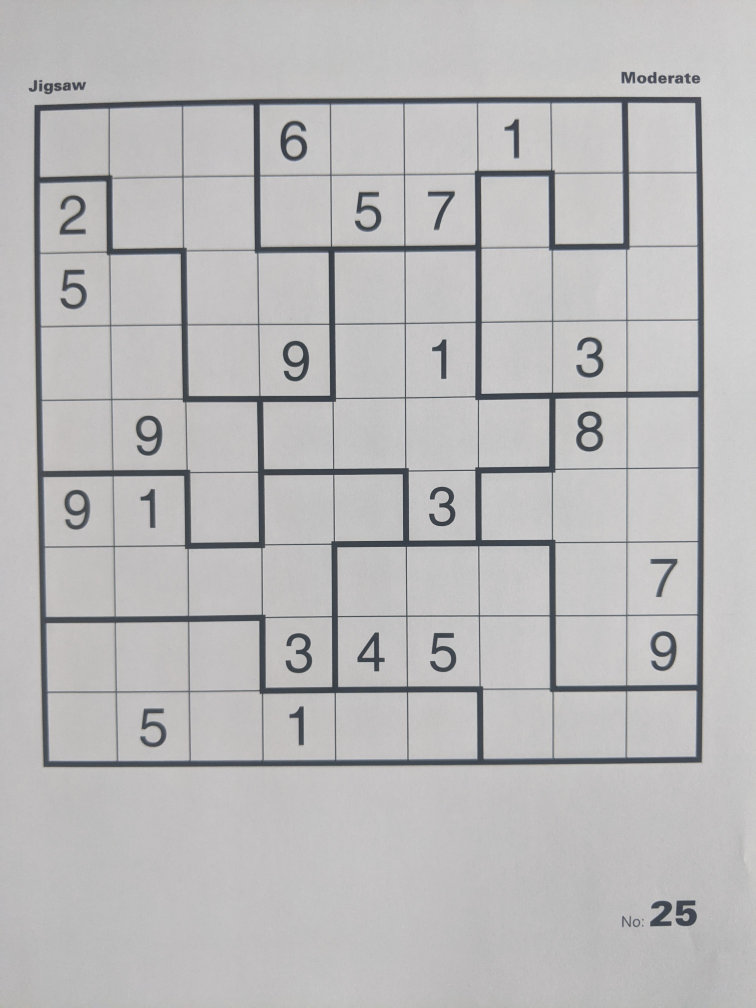
#> input picture evaluare/fake_test/jigsaw/01.jpg, 3024 x 4032 px (shown at 1/4 size); its folder holds only this picture in this run
$ python -i utils.py   (imports and definitions only)
#> lines starting #> are read from the running program, lines starting #| are printed output that depends on the picture; after the words box and inside, x2 and y2 are one past the last pixel; in counts of white or black regions, pixels touching at a corner belong together
#> further down, picture is the input picture: shape (4032, 3024, 3); mean B, G, R 186.4, 185.8, 186.5
import numpy as np

from helpers.parameters import *
import cv2 as cv
from tensorflow import keras
import os


# [62 lines left out: functions show_image, get_data, write_answers, get_text_file_contents, not called in this run]


def sharpen_image(image, debug=False):
    """
    Sharpens the image, applying median and gaussian blur, then doing the difference
    After that we apply an adaptive binary threshold
    """
#> called with debug = False
    grayed_image = cv.cvtColor(image, cv.COLOR_BGR2GRAY)
    image_median_blurred = cv.medianBlur(grayed_image, 5)
    image_gaussian_blurred = cv.GaussianBlur(grayed_image, (0, 0), 9)
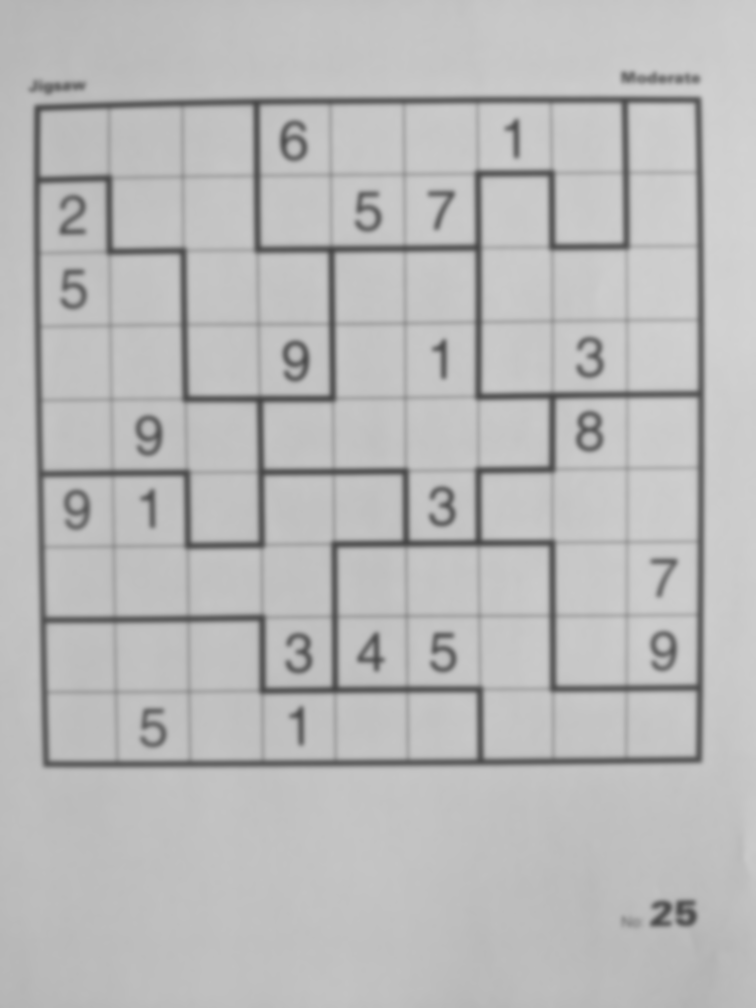
#> image_gaussian_blurred: shape (4032, 3024) (shown at 1/4 size); min 71, max 211, mean 186.2
    image_sharpened = cv.addWeighted(image_median_blurred, 1.2, image_gaussian_blurred, -0.8, 0)
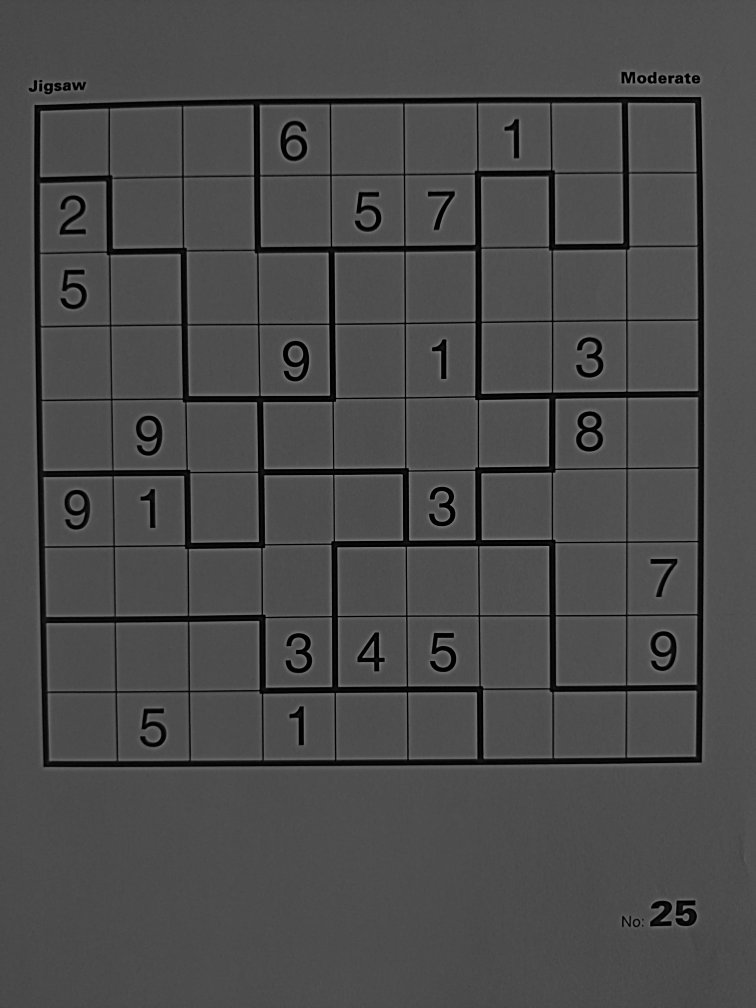
#> image_sharpened: shape (4032, 3024) (shown at 1/4 size); min 0, max 145, mean 74.7
    # _, thresh = cv.threshold(image_sharpened, 20, 255, cv.THRESH_BINARY)
    thresh = cv.adaptiveThreshold(image_sharpened, 255, cv.ADAPTIVE_THRESH_GAUSSIAN_C, cv.THRESH_BINARY, 15, 8)
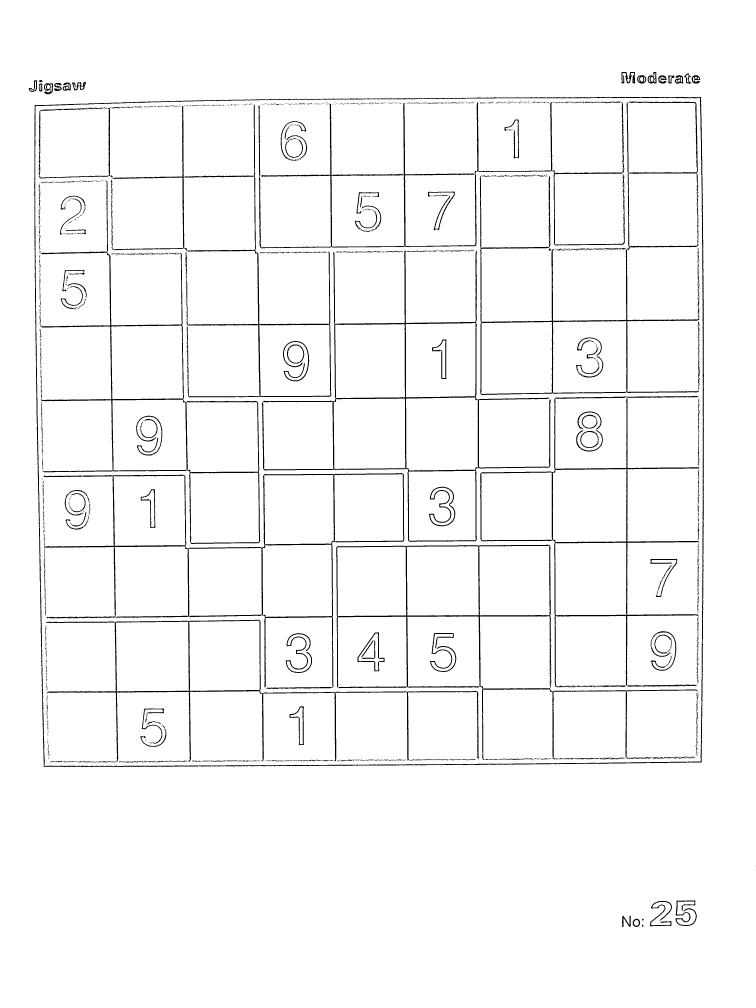
#> thresh: shape (4032, 3024) (shown at 1/4 size); 97% white; 1703 black regions (1369 under 20 px), largest, box (x1, y1, x2, y2) and area: (137, 388, 2816, 3068) 38840, (1047, 1002, 2203, 2167) 29926, (171, 1892, 1617, 2756) 29393

    kernel = np.ones((6, 6), np.uint8)
    thresh = cv.erode(thresh, kernel)
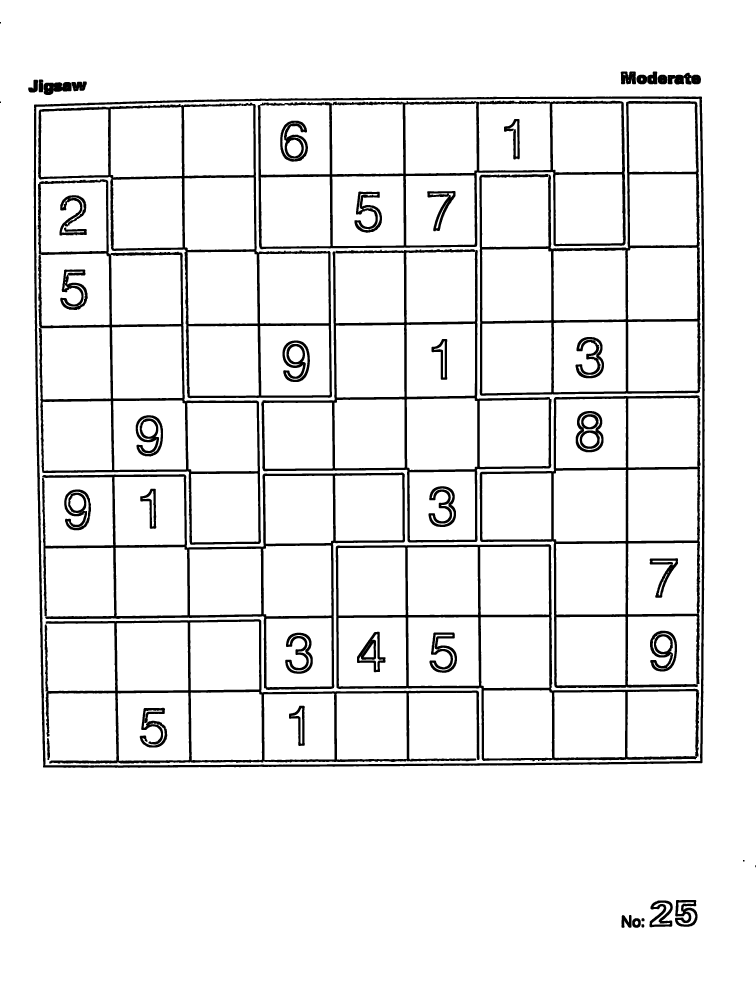
#> thresh: shape (4032, 3024) (shown at 1/4 size); 92.6% white; 52 black regions, largest, box (x1, y1, x2, y2) and area: (135, 386, 2819, 3071) 94759, (1917, 404, 2803, 1583) 72693, (168, 1890, 1620, 2760) 72347

    if debug:
        show_image("default", grayed_image)
        show_image("median", image_median_blurred)
        show_image("gaussian", image_gaussian_blurred)
        show_image("sharpened", image_sharpened)
        show_image("thresh", thresh)

    return thresh


# [343 lines left out: functions sharpen_digit, preprocess_image, border_gray_image, zones_image, fill_zone, get_zones and 7 more, not called in this run]

>>> import cv2
>>> picture = cv2.imread('../evaluare/fake_test/jigsaw/01.jpg')
>>> result = sharpen_image(picture)

$ run again, on evaluare/fake_test/jigsaw/02.jpg
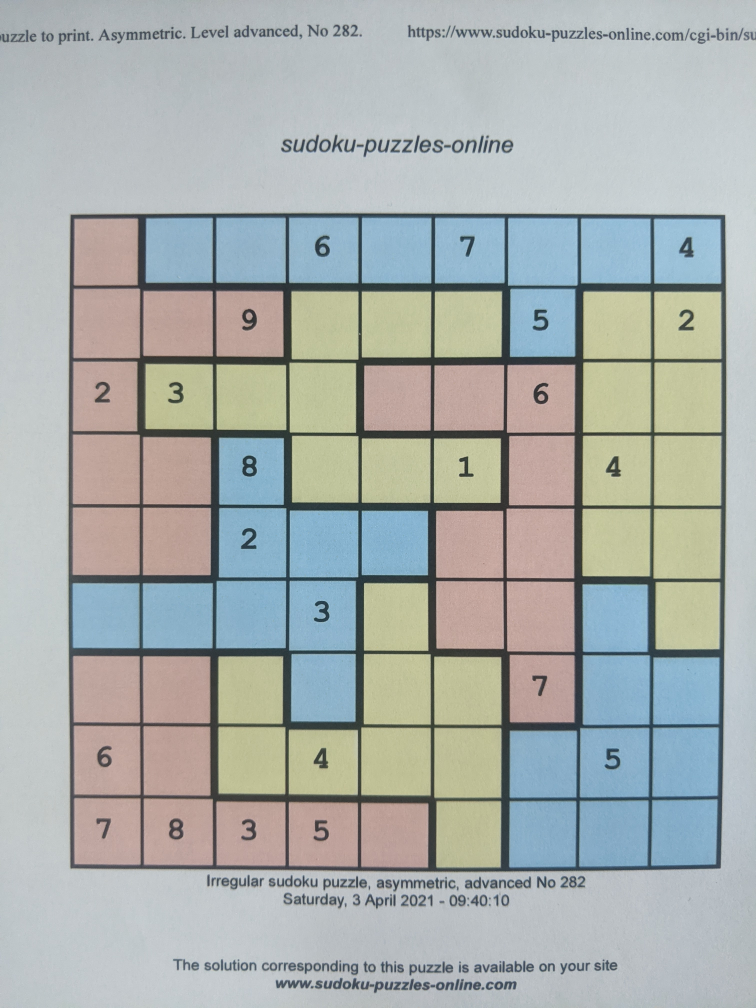
#> input picture evaluare/fake_test/jigsaw/02.jpg, 3024 x 4032 px (shown at 1/4 size)
#> picture is the input picture: shape (4032, 3024, 3); mean B, G, R 172.6, 175, 169.3
#> in sharpen_image, `thresh = cv.adaptiveThreshold(image_sharpened, 255, cv.ADAPTIVE_THRESH..`:
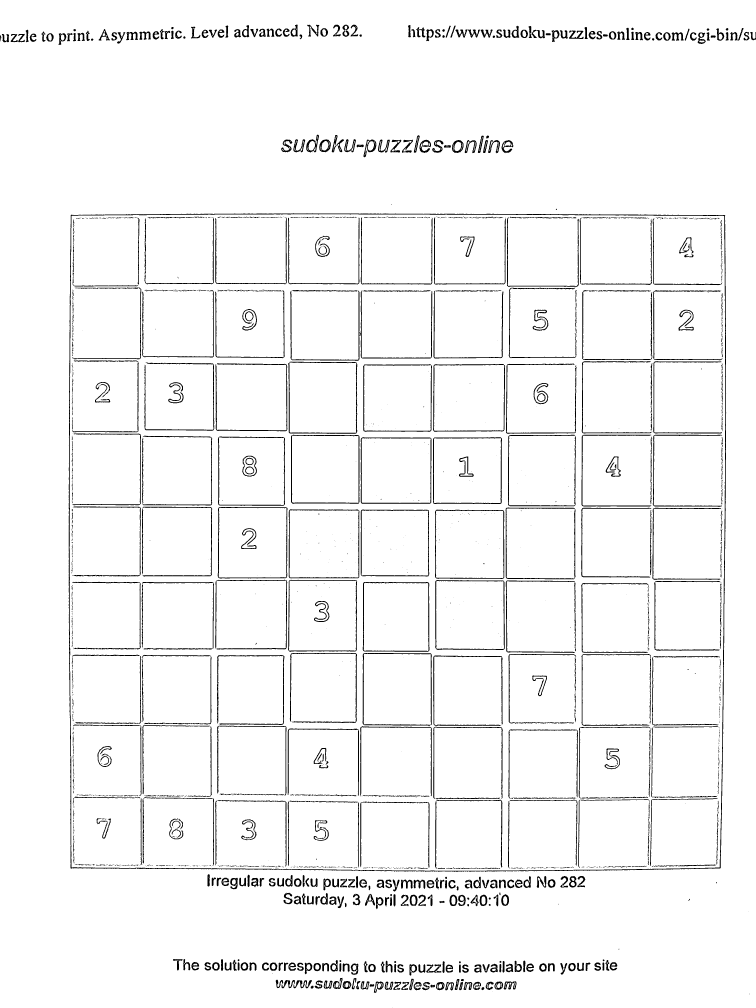
#> thresh: shape (4032, 3024) (shown at 1/4 size); 96% white; 2111 black regions (1382 under 20 px), largest, box (x1, y1, x2, y2) and area: (275, 853, 2905, 3487) 34740, (1160, 1161, 1729, 1443) 6104, (1450, 2612, 1727, 2903) 4138
#> in sharpen_image, `thresh = cv.erode(thresh, kernel)`:
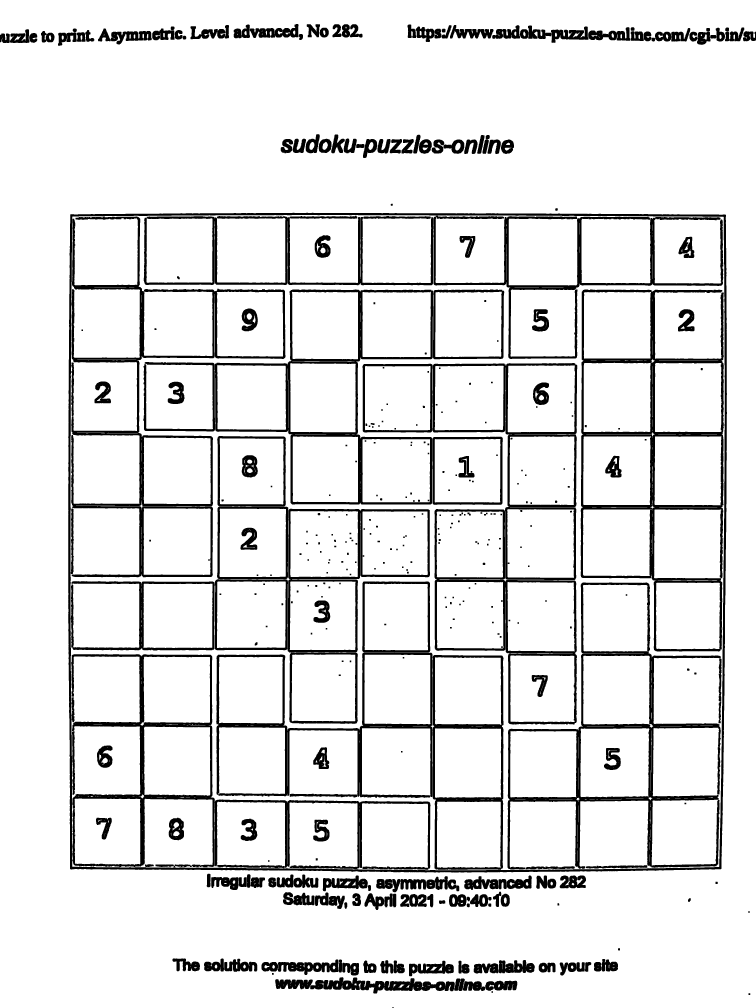
#> thresh: shape (4032, 3024) (shown at 1/4 size); 89.9% white; 392 black regions (1 under 20 px), largest, box (x1, y1, x2, y2) and area: (273, 851, 2908, 3490) 89357, (2323, 1158, 2895, 2606) 88850, (285, 866, 1142, 2309) 81382
